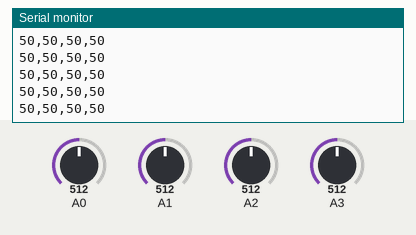
A sketch run on a simulated Arduino Uno, built with avr-gcc and run on an emulated ATmega328P. On the bench: the last lines printed to the serial monitor. Inputs (shaded band) come from the test bench; at power-on: A0 = 512, A1 = 512, A2 = 512, A3 = 512.

Above: at 1.2 s.
1.3 s: A0 set to 716
At 1.34 s:
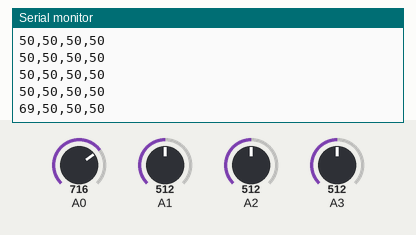
2.8 s: A1 set to 716
At 2.82 s:
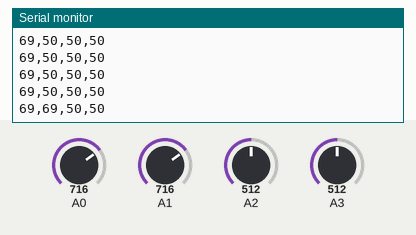
4.3 s: A2 set to 716
At 4.3 s:
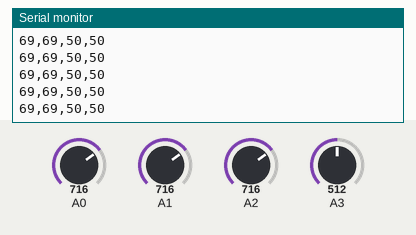
5.8 s: A3 set to 716
At 5.83 s:
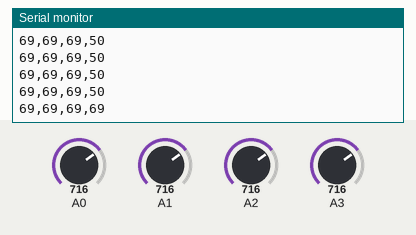
7.3 s: A0 set to 992
At 7.31 s:
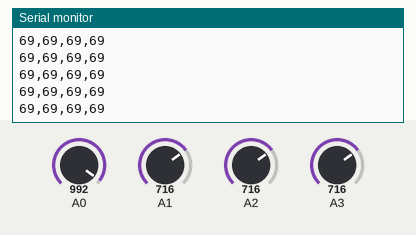
8.8 s: A1 set to 992
At 8.84 s:
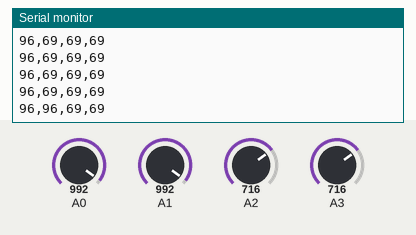
Timing chart, 0 to 11.3 s (numbered marks = the images above; inputs shaded):
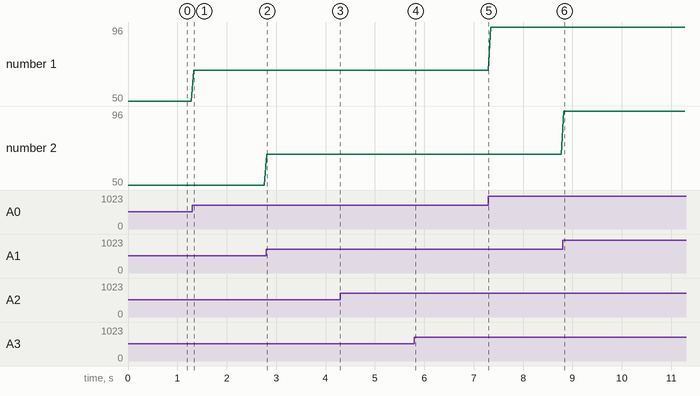

The sketch:

Potenciometar_skala_od_0-100.ino
```cpp
void setup() {
  Serial.begin(115200);
}
void loop() {
  int sensorValue1 = analogRead(A0);
  int voltage1 = sensorValue1 * (100 / 1023.0);

  int sensorValue2 = analogRead(A1);
  int voltage2 = sensorValue2 * (100 / 1023.0);

  int sensorValue3 = analogRead(A2);
  int voltage3 = sensorValue3 * (100 / 1023.0);

  int sensorValue4 = analogRead(A3);
  int voltage4 = sensorValue4 * (100 / 1023.0);

  Serial.print(voltage1);
  Serial.print(",");
  Serial.print(voltage2);
  Serial.print(",");
  Serial.print(voltage3);
  Serial.print(",");
  Serial.println(voltage4);
  delay(50);
}
```

Measured:
- after the input at 1.3 s, the serial monitor: prints a new line at once (image 1)
- after the input at 2.8 s, the serial monitor: prints a new line at once (image 2)
- after the input at 5.8 s, the serial monitor: prints a new line at once (image 4)
- after the input at 8.8 s, the serial monitor: prints a new line at once (image 6)
- plotted number 1: 50 → 69 after the input at 1.3 s, 69 → 96 after the input at 7.3 s
